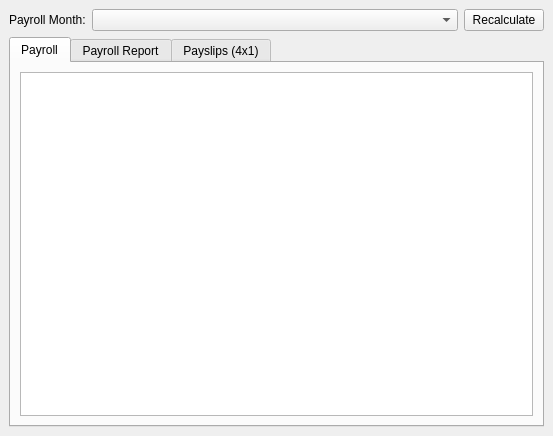
<?xml version="1.0" encoding="UTF-8"?>
<ui version="4.0">
 <class>Payroll</class>
 <widget class="QMainWindow" name="Payroll">
  <property name="geometry">
   <rect>
    <x>0</x>
    <y>0</y>
    <width>553</width>
    <height>436</height>
   </rect>
  </property>
  <property name="windowTitle">
   <string>Payroll</string>
  </property>
  <property name="windowIcon">
   <iconset resource="rc.qrc">
    <normaloff>:/images/preferences.png</normaloff>:/images/preferences.png</iconset>
  </property>
  <widget class="QWidget" name="centralwidget">
   <layout class="QVBoxLayout" name="verticalLayout">
    <item>
     <layout class="QHBoxLayout" name="horizontalLayout">
      <item>
       <widget class="QLabel" name="label">
        <property name="text">
         <string>Payroll Month:</string>
        </property>
       </widget>
      </item>
      <item>
       <widget class="QComboBox" name="comboBox">
        <property name="sizePolicy">
         <sizepolicy hsizetype="Preferred" vsizetype="Fixed">
          <horstretch>1</horstretch>
          <verstretch>0</verstretch>
         </sizepolicy>
        </property>
       </widget>
      </item>
      <item>
       <widget class="QPushButton" name="Recalculate">
        <property name="text">
         <string>Recalculate</string>
        </property>
       </widget>
      </item>
     </layout>
    </item>
    <item>
     <widget class="QTabWidget" name="tabWidget">
      <property name="currentIndex">
       <number>0</number>
      </property>
      <widget class="QWidget" name="tab">
       <attribute name="title">
        <string>Payroll</string>
       </attribute>
       <layout class="QVBoxLayout" name="verticalLayout_2">
        <item>
         <widget class="QTreeView" name="lstPayroll">
          <property name="alternatingRowColors">
           <bool>true</bool>
          </property>
          <property name="sortingEnabled">
           <bool>true</bool>
          </property>
         </widget>
        </item>
       </layout>
      </widget>
      <widget class="QWidget" name="tab_2">
       <attribute name="title">
        <string>Payroll Report</string>
       </attribute>
       <layout class="QVBoxLayout" name="verticalLayout_3">
        <item>
         <widget class="ReportViewer" name="widget" native="true"/>
        </item>
       </layout>
      </widget>
      <widget class="QWidget" name="tab_3">
       <attribute name="title">
        <string>Payslips (4x1)</string>
       </attribute>
       <layout class="QVBoxLayout" name="verticalLayout_4">
        <item>
         <widget class="ReportViewer" name="widget_2" native="true"/>
        </item>
       </layout>
      </widget>
     </widget>
    </item>
   </layout>
  </widget>
 </widget>
 <customwidgets>
  <customwidget>
   <class>ReportViewer</class>
   <extends>QWidget</extends>
   <header>reportviewer.h</header>
   <container>1</container>
  </customwidget>
 </customwidgets>
 <resources>
  <include location="rc.qrc"/>
 </resources>
 <connections/>
</ui>
